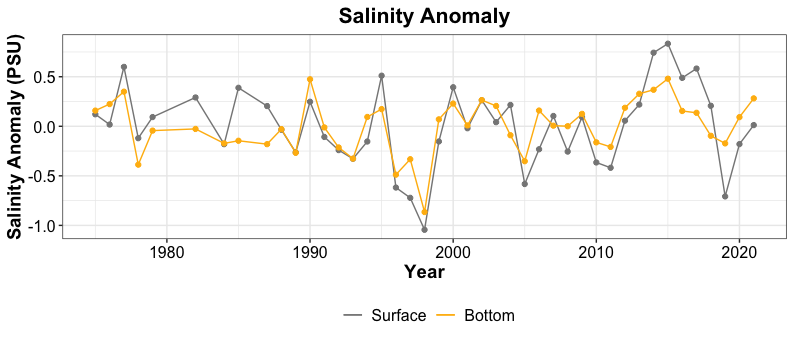

The script that drew this image:
#####load required functions
#  You will need to download the functions from here https://gist.github.com/gavinsimpson/e73f011fdaaab4bb5a30

setwd("~/Desktop/NYB Indicators/Deriv")
source("Deriv.R")
library(mgcv)
library(ggplot2)
#library(mgcViz)


#######Load the datasets
setwd("~/Desktop/NYB Indicators/Final_timeseries")
BT<-read.csv("SurfSal_insitu_NOV_23_2021.csv", header = TRUE)
BT

# Your final time series is (hopefully) a dataframe with a column for the year 
# and a column for whatever the data variable is.  Here I give an example using 
# Hudson river mean flow data where one column is year and the other is flowrate

# Creat a GAM - adjust k and remember to check model
mod<- gam(Val ~ s(Year, k=17), data = BT)
summary(mod) #check out model
gam.check(mod)

pdata <- with(BT, data.frame(Year = Year))
p2_mod <- predict(mod, newdata = pdata,  type = "terms", se.fit = TRUE)
intercept = 8.591046e-16 # look at p2_mod and extract the intercept
pdata <- transform(pdata, p2_mod = p2_mod$fit[,1], se2 = p2_mod$se.fit[,1])

#  Now that we have the model prediction, the next step is to calculate the first derivative
#  Then determine which increases and decreases are significant
Term = "Year"
mod.d <- Deriv(mod, n=43) # n is the number of years
mod.dci <- confint(mod.d, term = Term)
mod.dsig <- signifD(pdata$p2_mod, d = mod.d[[Term]]$deriv,
                    +                    mod.dci[[Term]]$upper, mod.dci[[Term]]$lower)

# Take a quick look to make sure it appears ok before final plotting
plot(Val ~ Year, data = BT)
lines(Val ~ Year, data = BT)
lines(p2_mod+intercept ~ Year, data = pdata, type = "n")
lines(p2_mod+intercept ~ Year, data = pdata)
lines(unlist(mod.dsig$incr)+intercept ~ Year, data = pdata, col = "blue", lwd = 3)
lines(unlist(mod.dsig$decr)+intercept ~ Year, data = pdata, col = "red", lwd = 3)

linearMod<- lm(Val ~ Year, data=BT)
summary(linearMod)

ggplot() + 
  geom_line(data = BT, aes(x = Year, y = Val), color = 'grey53') +
  geom_point(data = BT, aes(x = Year, y = Val), color = 'gray53') + 
  #geom_smooth(data = BT, aes(x = Year, y = Val), method = lm, se = FALSE, color = 'black') + 
  geom_line(data=pdata, aes(x = Year, y = p2_mod+intercept), se = FALSE, color = 'black', linetype = 'twodash', size = 1) + 
  geom_line(data = pdata, aes(y = unlist(mod.dsig$incr)+intercept, x = Year), color = "blue", size = 1) + 
  geom_line(data = pdata, aes(y = unlist(mod.dsig$decr)+intercept, x = Year), color = 'red', size = 1) + 
  theme_bw() +
  labs (y = "Salinity Anomaly (PSU)", x = 'Year', title = 'Surface Salinity Anomaly') + 
  theme(plot.title=element_text(size = 16,face = 'bold',hjust = 0.5), axis.title=element_text(size = 14, face = 'bold'), axis.text= element_text(color = 'black', size = 12))


#######Load the datasets
setwd("~/Desktop/NYB Indicators/Final_timeseries")
BT2<-read.csv("BotSal_insitu_Nov_23_2021.csv", header = TRUE)
BT2

# Your final time series is (hopefully) a dataframe with a column for the year 
# and a column for whatever the data variable is.  Here I give an example using 
# Hudson river mean flow data where one column is year and the other is flowrate

# Creat a GAM - adjust k and remember to check model
mod2<- gam(Val ~ s(Year, k=17), data = BT2)
summary(mod2) #check out model
gam.check(mod2)

pdata2 <- with(BT2, data.frame(Year = Year))
p2_mod2 <- predict(mod2, newdata = pdata2,  type = "terms", se.fit = TRUE)
intercept2 = 5.570832e-17 # look at p2_mod and extract the intercept
pdata2 <- transform(pdata2, p2_mod2 = p2_mod2$fit[,1], se2 = p2_mod2$se.fit[,1])

#  Now that we have the model prediction, the next step is to calculate the first derivative
#  Then determine which increases and decreases are significant
Term = "Year"
mod2.d <- Deriv(mod2, n=43) # n is the number of years
mod2.dci <- confint(mod2.d, term = Term)
mod2.dsig <- signifD(pdata2$p2_mod2, d = mod2.d[[Term]]$deriv,
                    +                    mod2.dci[[Term]]$upper, mod2.dci[[Term]]$lower)

# Take a quick look to make sure it appears ok before final plotting
plot(Val ~ Year, data = BT2)
lines(Val ~ Year, data = BT2)
lines(p2_mod2+intercept2 ~ Year, data = pdata2, type = "n")
lines(p2_mod2+intercept2 ~ Year, data = pdata2)
lines(unlist(mod2.dsig$incr)+intercept2 ~ Year, data = pdata2, col = "blue", lwd = 3)
lines(unlist(mod2.dsig$decr)+intercept2 ~ Year, data = pdata2, col = "red", lwd = 3)

linearMod2<- lm(Val ~ Year, data=BT2)
summary(linearMod2)

colors <- c("Surface" = 'grey53', "Bottom" = 'darkgoldenrod1')

ggplot() + 
  geom_line(data = BT, aes(x = Year, y = Val, color = 'Surface')) +
  geom_point(data = BT, aes(x = Year, y = Val), color = 'gray53') + 
  geom_line(data = BT2, aes(x = Year, y = Val, color = 'Bottom')) +
  geom_point(data = BT2, aes(x = Year, y = Val), color = 'darkgoldenrod1') + 
  #geom_smooth(data = BT, aes(x = Year, y = Val), method = lm, se = FALSE, color = 'black') + 
  #geom_line(data=pdata, aes(x = Year, y = p2_mod+intercept), se = FALSE, color = 'black', linetype = 'twodash', size = 1) + 
  #geom_line(data = pdata, aes(y = unlist(mod.dsig$incr)+intercept, x = Year), color = "blue", size = 1) + 
  #geom_line(data = pdata, aes(y = unlist(mod.dsig$decr)+intercept, x = Year), color = 'red', size = 1) + 
  theme_bw() +
  labs (y = "Salinity Anomaly (PSU)", x = 'Year', title = 'Salinity Anomaly',color = "") +
  scale_color_manual(values = colors) + 
  theme(legend.position = 'bottom', plot.title=element_text(size = 16,face = 'bold',hjust = 0.5), axis.title=element_text(size = 14, face = 'bold'), axis.text= element_text(color = 'black', size = 12),
        legend.text=element_text(size=12))
